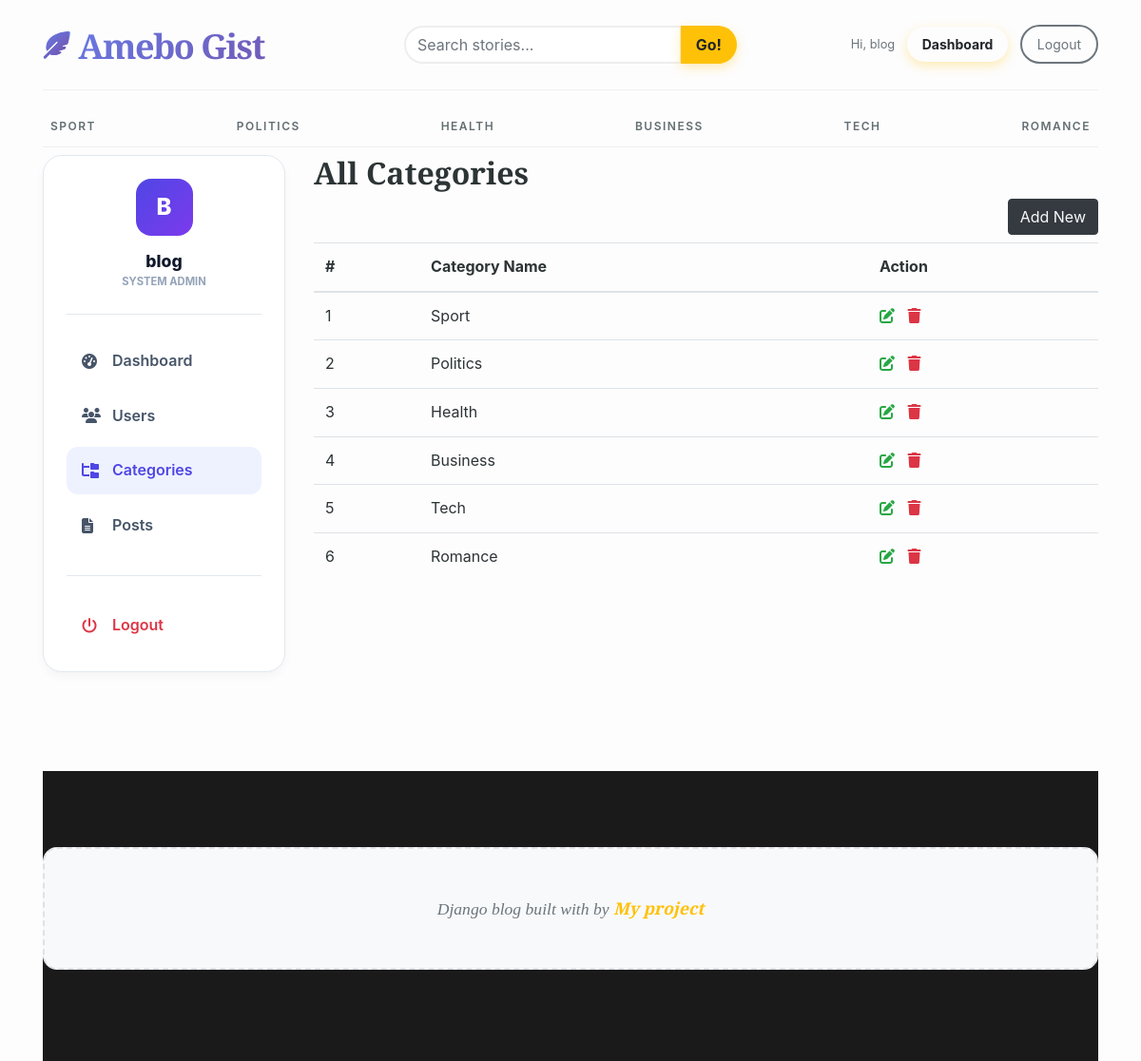
/dashboard/category/ (signed in), run on the app's committed database.
### blogs/models.py (models this page shows, shortened)
class Category(models.Model):
    category_name = models.CharField(max_length=50, unique=True)
    created_at = models.DateTimeField(auto_now_add=True)
    updated_at = models.DateTimeField(auto_now=True)
    class Meta:
        verbose_name_plural = 'Categories'

### dashboards/views.py (the view)
# urls.py: path('category/', include('blogs.urls')),
@login_required(login_url='login')
def category(request):
    categories = Category.objects.all()
    context = {
        'categories': categories,
    }
    return render(request, 'dashboards/category.html', context)

### blogs/context_processors.py (called while the page is built)
def get_categories(request):
    categories = Category.objects.all()
    return dict(categories=categories)

def get_social_links(request):
    social_links = SocialLink.objects.all()
    return dict(social_links=social_links)

def get_about(request):
    about = About.objects.all().first()
    return dict(about=about)

### templates/dashboards/category.html (shortened to what this page needs)
{% extends 'base.html' %} {% block content %}
<div class="row">
  <div class="col-lg-3 mb-4">{% include 'dashboards/sidebar.html' %}</div>
  <div class="col-lg-9">
    <h2>All Categories</h2>
    <a
      href="{% url 'add_category' %}"
      class="btn btn-dark text-light float-right mb-2"
      >Add New</a
    >
    <table class="table table-hover">
      <thead>
        <tr>
          <th>#</th>
          <th>Category Name</th>
          <th>Action</th>
        </tr>
      </thead>
      <tbody>
        {% for category in categories %}
        <tr>
          <td>{{ forloop.counter }}</td>
          <td>{{ category.category_name }}</td>
          <td>
            <a href="{% url 'edit_category' category.id %}"
              ><i class="fa fa-edit text-success"></i
            ></a>
            <a
              href="javascript:void(0)"
              onclick="openDeleteModal('{% url 'delete_category' category.id %}', '{{ category.category_name|escapejs }}')"
            >
              <i class="fa fa-trash text-danger"></i>
            </a>
          </td>
        </tr>
        {% endfor %}
      </tbody>
    </table>
  </div>
</div>
{% endblock %}

### templates/base.html (shortened to what this page needs)
 {% load static %}
<!DOCTYPE html>
<html lang="en">
<head>
    <link href="https://getbootstrap.com/docs/4.0/dist/css/bootstrap.min.css" rel="stylesheet">
    <link rel="stylesheet" href="https://cdnjs.cloudflare.com/ajax/libs/font-awesome/6.4.0/css/all.min.css">
    <link href="{% static 'css/blog.css' %}" rel="stylesheet">
  </head>
<body>
    <div class="container">
      <header class="blog-header py-3">
        <div class="row flex-nowrap justify-content-between align-items-center">
          <div class="col-6 col-md-4 pt-1">
            <a class="blog-header-logo" href="/">
                <i class="fa-solid fa-feather-pointed logo-icon"></i>
                <span class="d-inline-block">Amebo Gist</span>
            </a>
          </div>
          <div class="col-md-4 d-none d-md-block" style="text-align: center;">
            <form action="{% url 'search' %}" method="get">
              <div class="input-group">
                <input class="form-control search-form-control" type="text" name="keyword" value="{{ keyword }}" placeholder="Search stories..." aria-label="Search" />
                <div class="input-group-append">
                  <button type="submit" class="btn btn-warning rounded-pill px-3 ml-n5" style="z-index: 5;">Go!</button>
                </div>
              </div>
            </form>
          </div>
          <div class="col-6 col-md-4 d-flex justify-content-end align-items-center">
            <div class="header-auth-buttons">
                {% if user.is_authenticated %}
                    <span class="text-muted small mr-2 d-none d-lg-inline">Hi, {{ user.username }}</span>
                    <a class="btn btn-sm btn-warning rounded-pill px-3 mr-2" href="{% url 'dashboard' %}" style="background: var(--primary-gradient); border: none; font-weight: 700;">Dashboard</a>
                    <a class="btn btn-sm btn-outline-secondary rounded-pill px-3" href="{% url 'logout' %}">Logout</a>
                {% else %}
                    <a class="btn btn-sm btn-warning rounded-pill px-3 mr-2" href="{% url 'login' %}" style="background: var(--primary-gradient); border: none; font-weight: 700;">Login</a>
                    <a class="btn btn-sm btn-outline-secondary rounded-pill px-3" href="{% url 'register' %}">Sign Up</a>
                {% endif %}
            </div>
          </div>
        </div>
      </header>
      <div class="nav-scroller py-1 mb-2">
        <nav class="nav d-flex justify-content-between">
          {% for category in categories %}
          <a class="p-2 text-muted" href="{% url 'post_by_category' category.id %}">{{ category.category_name }}</a>
          {% endfor %}
        </nav>
      </div>
 {% block content %}
 {% endblock %}
 <footer class="blog-footer">
  <p>Django blog built with  by <a href="#">My project</a></p>
</footer>
</body>
</html>

### templates/dashboards/sidebar.html (shortened to what this page needs)
<div class="sidebar-professional">
  <div class="sidebar-header-pro">
    <div class="sidebar-avatar">{{ user.username|slice:":1"|upper }}</div>
    <h5 class="sidebar-username">{{ user.username }}</h5>
    <p class="sidebar-subtitle mb-0">System Admin</p>
  </div>
  <nav class="sidebar-nav-pro">
    <a
      href="{% url 'dashboard' %}"
      class="nav-link-pro {% if request.resolver_match.url_name == 'dashboard' %}active{% endif %}"
    >
      <i class="fa-solid fa-gauge-high"></i>
      Dashboard
    </a>
    {% if perms.auth.view_user %}
    <a
      href="{% url 'users' %}"
      class="nav-link-pro {% if request.resolver_match.url_name == 'users' %}active{% endif %}"
    >
      <i class="fa-solid fa-users"></i>
      Users
    </a>
    {% endif %}
    <a
      href="{% url 'category' %}"
      class="nav-link-pro {% if request.resolver_match.url_name == 'category' %}active{% endif %}"
    >
      <i class="fa-solid fa-folder-tree"></i>
      Categories
    </a>
    <a
      href="{% url 'posts' %}"
      class="nav-link-pro {% if request.resolver_match.url_name == 'posts' %}active{% endif %}"
    >
      <i class="fa-solid fa-file-lines"></i>
      Posts
    </a>
    <div class="sidebar-divider"></div>
    <a href="{% url 'logout' %}" class="nav-link-pro text-danger">
      <i class="fa-solid fa-power-off"></i>
      Logout
    </a>
  </nav>
</div>

### blog_main/static/css/blog.css (style rules this page uses)
body { background-color: #fdfdfd; color: #2d3436; font-family: -apple-system, BlinkMacSystemFont, "Segoe UI", Roboto, "Helvetica Neue", Arial, sans-serif; line-height: 1.6; overflow-x: hidden; }
h1, h2, h3, h4, .blog-header-logo { font-family: 'Playfair Display', serif; font-weight: 900 !important; }
a { transition: all 0.3s ease; color: inherit; }
.blog-header { border-bottom: 1px solid rgba(0,0,0,0.05); margin-bottom: 1rem; }
.blog-header-logo { font-size: 2.5rem; letter-spacing: -1.5px; text-decoration: none !important; color: #212529 !important; }
.nav-scroller { border-bottom: 1px solid #eee; margin-bottom: 2.5rem; }
.nav-scroller .nav { display: flex; justify-content: space-between; }
.nav-scroller a { font-weight: 600; text-transform: uppercase; font-size: 0.75rem; letter-spacing: 1.5px; color: #636e72 !important; padding: 1rem 0; }
.btn-warning { border-radius: 50px; padding: 0.5rem 1.5rem; font-weight: 700; background-color: #ffc107; border: none; box-shadow: 0 4px 12px rgba(255, 193, 7, 0.3); }
.btn-outline-secondary { border-radius: 50px; padding: 0.5rem 1.5rem; border-width: 2px; }
.empty-msg, p:only-child:not(.lead) { padding: 3rem; background: #f8f9fa; border: 2px dashed #dee2e6; color: #6c757d; text-align: center; border-radius: 15px; font-size: 1.1rem; font-family: 'Playfair Display', serif; font-style: italic; }
.blog-footer { padding: 5rem 0; margin-top: 5rem; background-color: #1a1a1a; color: #95a5a6; text-align: center; }
.blog-footer a { color: #ffc107; font-weight: 700; }

### templates/base.html (style rules this page uses)
.blog-header-logo { font-family: 'Playfair Display', serif; font-size: 2.25rem; font-weight: 900; text-decoration: none !important; background: linear-gradient(135deg, #667eea 0%, #764ba2 100%); -webkit-background-clip: text; background-clip: text; -webkit-text-fill-color: transparent; display: flex; align-items: center; gap: 10px; }
.logo-icon { font-size: 1.8rem; background: linear-gradient(135deg, #667eea 0%, #764ba2 100%); -webkit-background-clip: text; background-clip: text; -webkit-text-fill-color: transparent; }
.search-form-control { border-radius: 50px; border: 2px solid #eee; transition: all 0.3s; }

### templates/dashboards/sidebar.html (style rules this page uses)
:root { --side-primary: #4f46e5; --side-bg: #ffffff; --side-border: #e2e8f0; --side-text: #475569; --side-active-bg: #eef2ff; --side-active-text: #4f46e5; }
.sidebar-professional { background: var(--side-bg); border: 1px solid var(--side-border); border-radius: 20px; padding: 1.5rem; box-shadow: 0 4px 10px rgba(0, 0, 0, 0.04); height: fit-content; position: sticky; top: 2rem; }
.sidebar-header-pro { text-align: center; padding-bottom: 1.5rem; margin-bottom: 1.5rem; border-bottom: 1px solid var(--side-border); }
.sidebar-avatar { width: 60px; height: 60px; background: linear-gradient(135deg, #4f46e5, #7c3aed); border-radius: 16px; display: flex; align-items: center; justify-content: center; margin: 0 auto 1rem; color: white; font-size: 1.5rem; font-weight: 800; }
.sidebar-username { font-weight: 800; color: #0f172a; font-size: 1.1rem; margin-bottom: 0.2rem; }
.sidebar-subtitle { font-size: 0.7rem; font-weight: 700; text-transform: uppercase; color: #94a3b8; }
.sidebar-nav-pro { display: flex; flex-direction: column; gap: 0.5rem; }
.nav-link-pro { display: flex; align-items: center; gap: 12px; padding: 12px 16px; border-radius: 12px; color: var(--side-text); font-weight: 600; text-decoration: none; transition: 0.2s ease; }
.nav-link-pro i { width: 20px; }
.nav-link-pro.active { background: var(--side-active-bg); color: var(--side-active-text); }
.sidebar-divider { border-top: 1px solid var(--side-border); margin: 1.2rem 0; }

### data on the page
Category: category_name "SPORT", category_name "Sport"
Category: category_name "POLITICS", category_name "Politics"
Category: category_name "HEALTH", category_name "Health"
Category: category_name "BUSINESS", category_name "Business"
Category: category_name "TECH", category_name "Tech"
Category: category_name "ROMANCE", category_name "Romance"

### other printed values
{{ user.username }} "blog"
{{ user.username|slice:":1"|upper }} "B"
